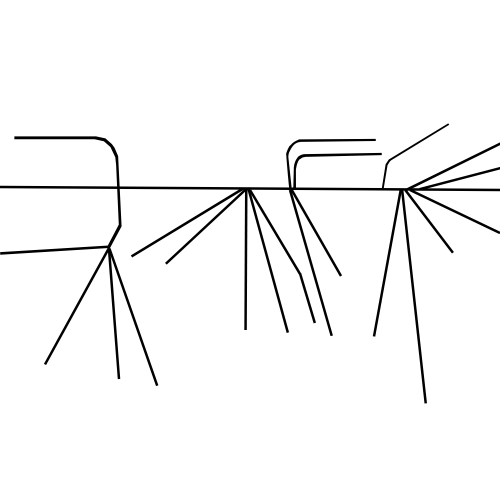
#> input picture A Algorithm Tests/Luke's Tests/aircraft.jpg, 1000 x 1000 px (shown at 1/2 size)
$ python who_knows2.py
#> lines starting #> are read from the running program, lines starting #| are printed output that depends on the picture; after the words box and inside, x2 and y2 are one past the last pixel; in counts of white or black regions, pixels touching at a corner belong together
import matplotlib.pyplot as plt
import matplotlib.image as mpimg
from PIL import Image
import numpy as np
import math
import heapq

# Define the Cell class
class Cell:
    def __init__(self):
        self.parent_i = 0  # Parent cell's row index
        self.parent_j = 0  # Parent cell's column index
        self.f = float('inf')  # Total cost of the cell (g + h)
        self.g = float('inf')  # Cost from start to this cell
        self.h = 0  # Heuristic cost from this cell to destination


ROW = 1000
COL = 1000

def is_valid(row, col):
    return (row >= 0) and (row < ROW) and (col >= 0) and (col < COL)

def is_unblocked(grid, row, col):
    return grid[row][col] == 1

def is_destination(row, col, dest):
    return row == dest[0] and col == dest[1]

def calculate_h_value(row, col, dest):
    return ((row - dest[0]) ** 2 + (col - dest[1]) ** 2) ** 0.5


def process_pixel(pixel):
    # Threshold the pixel value to convert it to binary
    threshold = 200
    return 1 if pixel < threshold else 0


def analyze_image(image_path):
    # Open the image file
#> called with image_path = 'aircraft.jpg'
    with Image.open(image_path) as img:
        # Convert the image to grayscale
#> img is the input picture: PIL image 1000x1000 RGB; min 0, max 255, mean 246.8
        img = img.convert("L")
#> img: PIL image 1000x1000 L
        # Get the pixel values as a NumPy array
        pixel_values = np.array(img)
        # Process each pixel to get the final binary grid
        grid = np.array([[process_pixel(pixel) for pixel in row] for row in pixel_values])
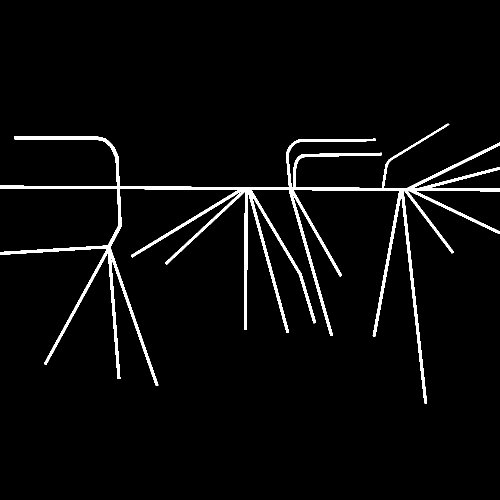
#> grid: shape (1000, 1000) int64 (shown at 1/2 size); values 0 (black) and 1 (white), 3.5% white; 1 white region, box (x1, y1, x2, y2) and area: (0, 247, 1000, 807) 35458
        return grid


def a_star_search(grid, src, dest):
    # Check if the source and destination are valid
    if not is_valid(src[0], src[1]) or not is_valid(dest[0], dest[1]):
        print("Source or destination is invalid")
        return []

    # Check if the source and destination are unblocked
    if not is_unblocked(grid, src[0], src[1]) or not is_unblocked(grid, dest[0], dest[1]):
        print("Source or the destination is blocked")
        return []

    # Check if we are already at the destination
    if is_destination(src[0], src[1], dest):
        print("We are already at the destination")
        return []

    # Initialize the closed list (visited cells)
    closed_list = [[False for _ in range(COL)] for _ in range(ROW)]
#> closed_list = 1000 items
    # Initialize the details of each cell
    cell_details = [[Cell() for _ in range(COL)] for _ in range(ROW)]

    # Initialize the start cell details
    i = src[0]
    j = src[1]
    cell_details[i][j].f = 0
    cell_details[i][j].g = 0
    cell_details[i][j].h = 0
    cell_details[i][j].parent_i = i
    cell_details[i][j].parent_j = j

    # Initialize the open list (cells to be visited) with the start cell
    open_list = []
    heapq.heappush(open_list, (0.0, i, j))

    # Initialize the flag for whether destination is found
    found_dest = False

    # Main loop of A* search algorithm
    while len(open_list) > 0:
        # Pop the cell with the smallest f value from the open list
        p = heapq.heappop(open_list)

        # Mark the cell as visited
        i = p[1]
        j = p[2]
        closed_list[i][j] = True

        # For each direction, check the successors
        directions = [(0, 1), (0, -1), (1, 0), (-1, 0), (1, 1), (-1, 1), (1, -1), (-1, -1)]
        for dir in directions:
            new_i = i + dir[0]
            new_j = j + dir[1]

            # If the successor is valid, unblocked, and not visited
            if is_valid(new_i, new_j) and is_unblocked(grid, new_i, new_j) and not closed_list[new_i][new_j]:
                # If the successor is the destination
                if is_destination(new_i, new_j, dest):
                    # Set the parent of the destination cell
                    cell_details[new_i][new_j].parent_i = i
                    cell_details[new_i][new_j].parent_j = j
                    print("The destination cell is found")
                    # Trace and return the path from source to destination
                    found_dest = True
                    return trace_path(cell_details, dest)
                else:
                    # Calculate the new f, g, and h values
                    g_new = cell_details[i][j].g + 1.0
                    h_new = calculate_h_value(new_i, new_j, dest)
                    f_new = g_new + h_new

                    # If the cell is not in the open list or the new f value is smaller
                    if cell_details[new_i][new_j].f == float('inf') or cell_details[new_i][new_j].f > f_new:
                        # Add the cell to the open list
                        heapq.heappush(open_list, (f_new, new_i, new_j))
                        # Update the cell details
                        cell_details[new_i][new_j].f = f_new
                        cell_details[new_i][new_j].g = g_new
                        cell_details[new_i][new_j].h = h_new
                        cell_details[new_i][new_j].parent_i = i
                        cell_details[new_i][new_j].parent_j = j

    # If the destination is not found after visiting all cells
    if not found_dest:
        print("Failed to find the destination cell")
        return []

def trace_path(cell_details, dest):
    path_coords = []
    row = dest[0]
    col = dest[1]

    # Trace the path from destination to source using parent cells
    while not (cell_details[row][col].parent_i == row and cell_details[row][col].parent_j == col):
        path_coords.append((row, col))
        temp_row = cell_details[row][col].parent_i
        temp_col = cell_details[row][col].parent_j
        row = temp_row
        col = temp_col

    # Add the source cell to the path
    path_coords.append((row, col))
    # Reverse the path to get the path from source to destination
    path_coords.reverse()

    return path_coords

def main():
    # Define the grid (1 for unblocked, 0 for blocked)
    image_path = "aircraft.jpg"
    result = analyze_image(image_path)

    # Define the source and destination
    src = [372, 0]
    dest = [266, 866]

    # Run the A* search algorithm and save the path coordinates
    path_coords = a_star_search(result, src, dest)
#> path_coords = 904 pairs, first value 266 to 376, second value 0 to 866

    # Print the path coordinates
    print("Path coordinates:", path_coords)
#> (printed output is left out)

    img = mpimg.imread('aircraft.jpg')

    plt.imshow(img)

    x_coords, y_coords = zip(*path_coords)
#> x_coords = 904 values, max 376 at index 719, min 266 at index 901, mean 364.1; y_coords = 904 values from 0 to 866

    plt.plot(y_coords, x_coords, color='red', linewidth=2)

    plt.show()
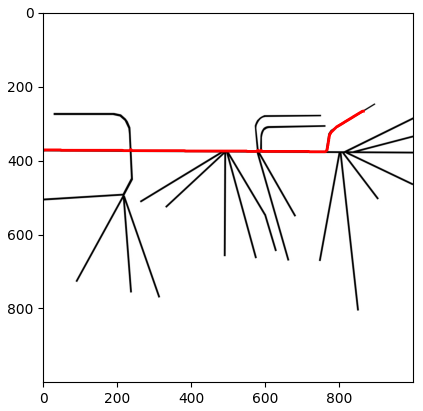
#> figure drawn by matplotlib, 1 panel


if __name__ == "__main__":
    main()
